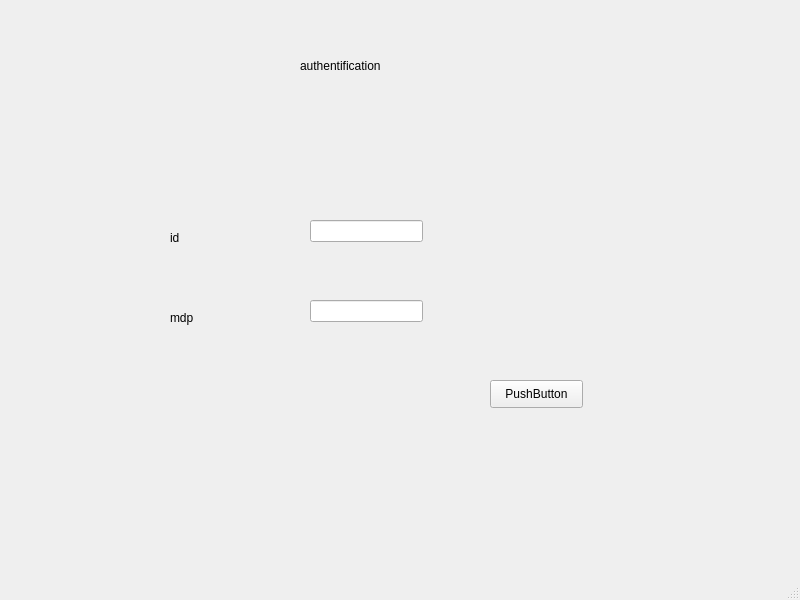
<?xml version="1.0" encoding="UTF-8"?>
<ui version="4.0">
 <class>MainWindow</class>
 <widget class="QMainWindow" name="MainWindow">
  <property name="geometry">
   <rect>
    <x>0</x>
    <y>0</y>
    <width>800</width>
    <height>600</height>
   </rect>
  </property>
  <property name="windowTitle">
   <string>MainWindow</string>
  </property>
  <widget class="QWidget" name="centralwidget">
   <widget class="QLabel" name="label">
    <property name="geometry">
     <rect>
      <x>300</x>
      <y>40</y>
      <width>121</width>
      <height>51</height>
     </rect>
    </property>
    <property name="text">
     <string>authentification</string>
    </property>
   </widget>
   <widget class="QLabel" name="label_2">
    <property name="geometry">
     <rect>
      <x>170</x>
      <y>230</y>
      <width>55</width>
      <height>16</height>
     </rect>
    </property>
    <property name="text">
     <string>id</string>
    </property>
   </widget>
   <widget class="QLabel" name="label_3">
    <property name="geometry">
     <rect>
      <x>170</x>
      <y>310</y>
      <width>55</width>
      <height>16</height>
     </rect>
    </property>
    <property name="text">
     <string>mdp</string>
    </property>
   </widget>
   <widget class="QLineEdit" name="lineEdit">
    <property name="geometry">
     <rect>
      <x>310</x>
      <y>220</y>
      <width>113</width>
      <height>22</height>
     </rect>
    </property>
   </widget>
   <widget class="QLineEdit" name="lineEdit_2">
    <property name="geometry">
     <rect>
      <x>310</x>
      <y>300</y>
      <width>113</width>
      <height>22</height>
     </rect>
    </property>
   </widget>
   <widget class="QPushButton" name="pushButton">
    <property name="geometry">
     <rect>
      <x>490</x>
      <y>380</y>
      <width>93</width>
      <height>28</height>
     </rect>
    </property>
    <property name="text">
     <string>PushButton</string>
    </property>
   </widget>
  </widget>
  <widget class="QMenuBar" name="menubar">
   <property name="geometry">
    <rect>
     <x>0</x>
     <y>0</y>
     <width>800</width>
     <height>26</height>
    </rect>
   </property>
  </widget>
  <widget class="QStatusBar" name="statusbar"/>
 </widget>
 <resources/>
 <connections/>
</ui>
